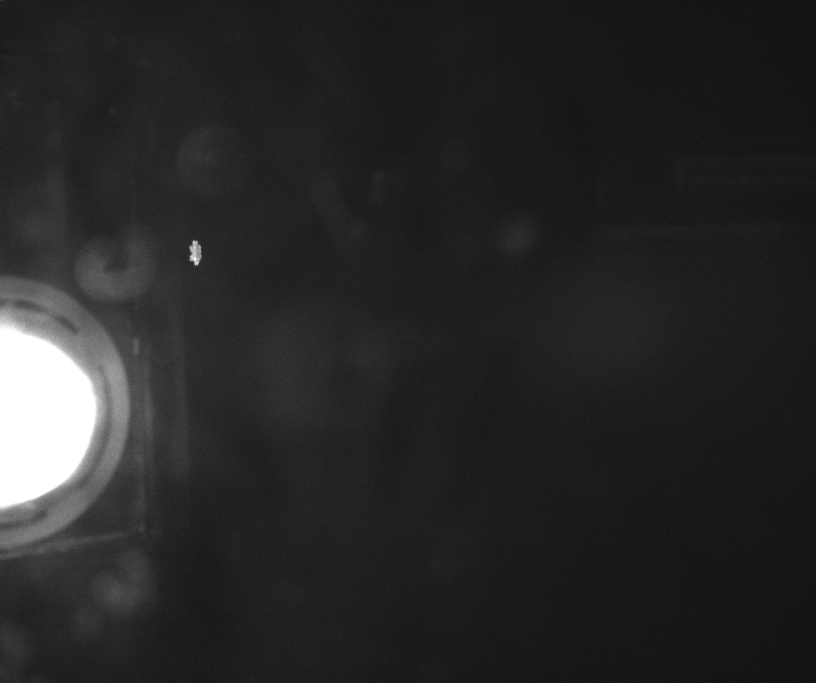
#> input picture imageProcessing/imageCleanUp/images/cam0/Flake000932_Cam0_1_2022-2-13-20-0-6-192.png, 2448 x 2048 px (shown at 1/3 size)
$ python -i preProcess.py   (imports and definitions only)
#> lines starting #> are read from the running program, lines starting #| are printed output that depends on the picture; after the words box and inside, x2 and y2 are one past the last pixel; in counts of white or black regions, pixels touching at a corner belong together; pictures that were not available may be replaced by others from this repository, and a replacement may not be noted
#> further down, picture is the input picture: shape (2048, 2448); min 0, max 255, mean 39.6
#Python program for pre-processing images before labeling
#Three inputs, two images taken from the same camera angle and
#a string path to where the output should be written
#Cleans (background subtraction+noise removal) the image then
#crops individual snowflakes in a 300*300 image and saves them

import sys
from xml.etree.ElementTree import tostring
import numpy as np
from PIL import Image, ImageFilter
import cv2 as cv
import random
import re
from copy import deepcopy

#Helper function for the actual subtraction of two images, any pixel that
#is brighter in the bg than fg is set to 0 in the resulting pic
#Inputs are np arrays representing images
# [83 lines left out: functions subtractNoNeg, subtractCam0, backgroundSub, addNoise, guassianBlur, sharpen and 1 more, not called in this run]

#Saves the image to the output path
#Num is the number of the flake from the original image
def save(img, outPath, num):
    path = outPath + img + "Cropped" + tostring(num)
    print("Image saved to: " + path)
    cv.imwrite(path, Image.open(img))

#Crops each individual snowflake from an image and saves
#to the output path
#Lots of hardcoded thresholds!!!!
#*****Pulled from an old clab notebook*****
def cropIndividualFlakes(img, out):
#> called with out = 'out.png'
    stepSize = 400
    stepSize2 = 20
    threshold1 = 40
    threshold2 = 150
    threshold3 = 40

    dimensionX = 300
    dimensionY = 300

    filename = "/content/testFlake1.png"
    imgCpy = cv.imread(filename, 0)

    img = deepcopy(imgCpy)
    hist = cv.calcHist([imgCpy],[0],None,[256],[0,256])
#> hist = 256 values, max 419072 at index 26, min 12 at index 1, mean 19584
    hist = np.asarray(hist).flatten()

    ret,img2 = cv.threshold(img,threshold1,255,cv.THRESH_TOZERO)
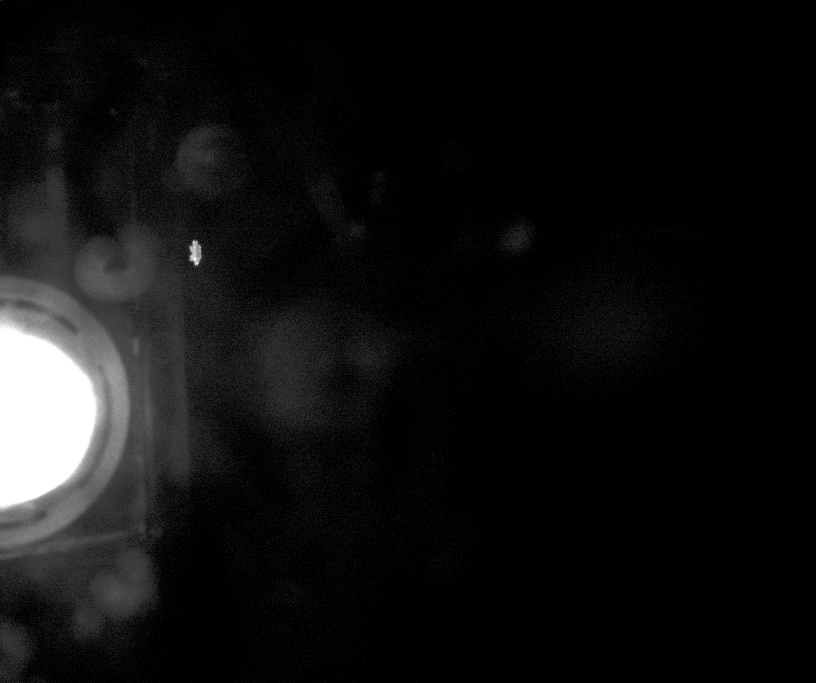
#> img2: shape (2048, 2448) (shown at 1/3 size); min 0, max 255, mean 17.1
#> ret = 40

    # Use "max pooling" (If any pixels in window are high intensity, bring them all up to high intensity) to try to ensure box captures entire snowflake
    for i in range(0, len(img2)-stepSize2, stepSize2):
        for j in range(0, len(img2[i])-stepSize2, stepSize2):
            sum = 0
            for x in range(stepSize2):
                for y in range(stepSize2):
                    sum += img2[i+x][j+y]
            if sum >= (stepSize2**2) * threshold3:
                for x in range(stepSize2):
                    for y in range(stepSize2):
                        img2[i+x][j+y] = 255
#> this loop made 102 passes
#> i on passes 2 to 13: 20, 40, 60, 80, 100, 120, 140, 160, 180, 200, 220, 240
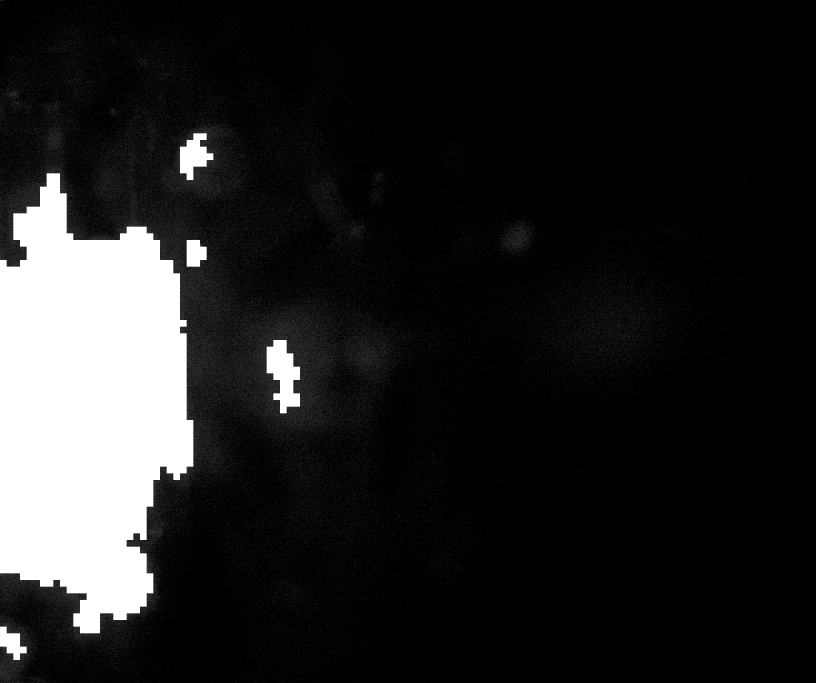
#> img2: shape (2048, 2448) (shown at 1/3 size); 9.72% of pixels changed, all inside (x1, y1, x2, y2) = (0, 400, 900, 1980)

    edges = cv.Canny(image=img2, threshold1=0, threshold2=250)
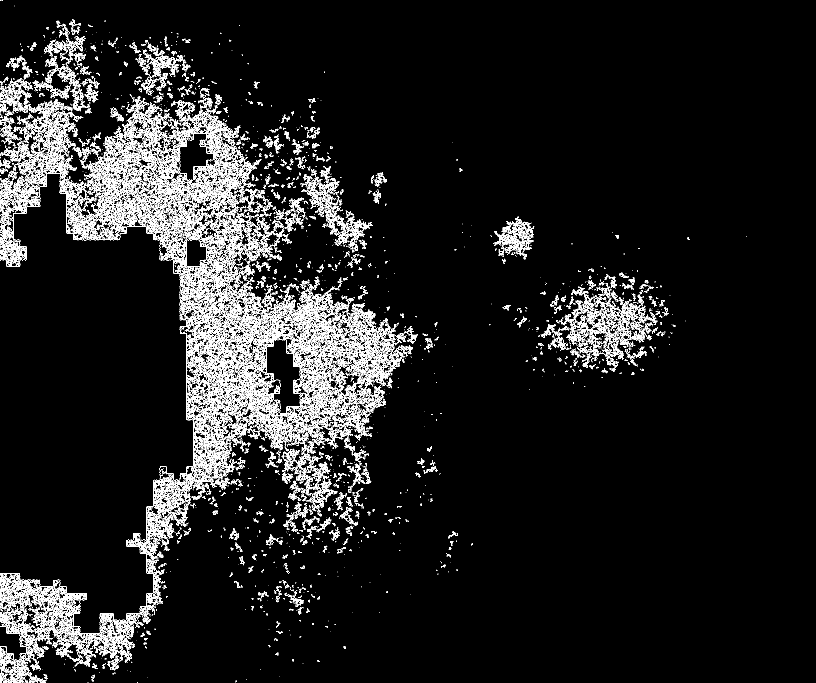
#> edges: shape (2048, 2448) (shown at 1/3 size); 5.4% white in thin lines or dots

    cnts = cv.findContours(edges, cv.RETR_EXTERNAL, cv.CHAIN_APPROX_SIMPLE)
#> cnts = 9028 contours, 7838 with area under 20; largest, box (x1, y1, x2, y2) and area: (782, 976, 945, 1283) 16217, (507, 383, 659, 558) 8910, (0, 498, 621, 1912) 6994, (549, 689, 634, 832) 4284, (573, 504, 633, 565) 635
    cnts = cnts[0] if len(cnts) == 2 else cnts[1]
    count = 0
    for c in cnts:
        x,y,w,h = cv.boundingRect(c)
#> x = 411; y = 2047; w = 2; h = 1

        middleX = int(x + w/2)
#> middleX = 412
        middleY = int(y + h/2)
#> middleY = 2047

        # Naive case, where snowflake is in center of image
        minX = middleX-int(dimensionX/2)
#> minX = 262
        minY = middleY-int(dimensionY/2)
#> minY = 1897

        #Test to make sure dimensions won't be out of bounds
        if minX < 0:
            minX = 0
        if minY < 0:
            minY = 0
        if minX + dimensionX > len(img[0]):
            minX = len(img[0])-dimensionX-1
        if minY + dimensionY > len(img):
            minY = len(img)-dimensionY-1
#> minY = 1747

        imgCropped = imgCpy[minY:minY + dimensionY, minX:minX+dimensionX]
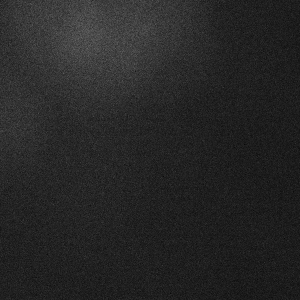
#> imgCropped: shape (300, 300); min 8, max 103, mean 38.5
        imgBoxed = deepcopy(img)
        cv.rectangle(imgBoxed, (x, y), (x + w, y + h), (36,255,12), 2)
#> imgBoxed: shape (2048, 2448); under 0.01% of pixels changed, all inside (x1, y1, x2, y2) = (411, 2046, 415, 2048)

        hist2 = cv.calcHist([imgCpy],[0],None,[256],[0,256])
#> hist2 has the same summary as hist
        hist2 = np.asarray(hist2).flatten()

        save(imgCropped, out, count)
        count+=1

#Zhu Li do the thing!
# [11 lines left out: function zhuLi, not called in this run]

#Driver code
#fg if the image you want to isolate the flakes in
#bg can be any other image from the same camera
# [10 lines not run here, left out]

>>> import cv2
>>> picture = cv2.imread('images/cam0/Flake000932_Cam0_1_2022-2-13-20-0-6-192.png', cv2.IMREAD_GRAYSCALE)
#> (the run stopped early here; a loop or call above may not have finished)
